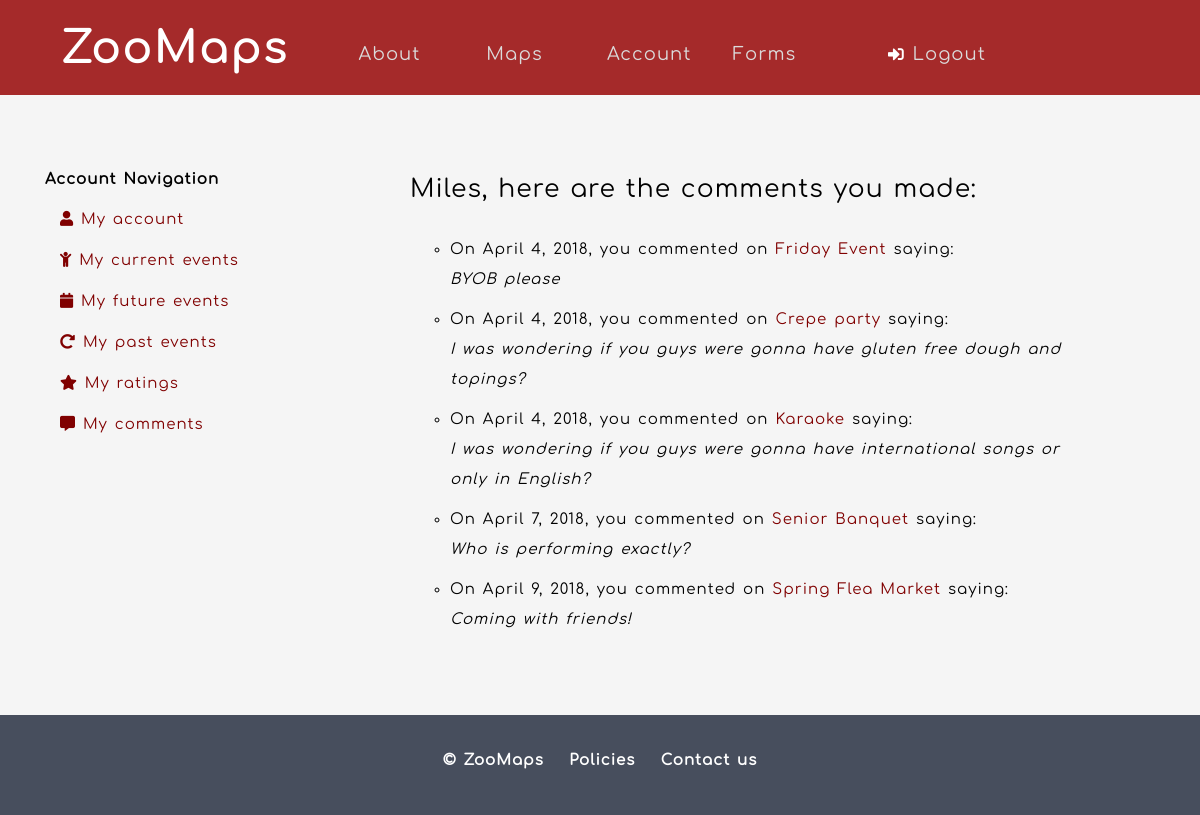
/ZooMaps/account/messages (signed in), run on the app's committed database.
### ZooMaps/models.py (models this page shows, shortened)
class MessageEvent(models.Model):
    username = models.ForeignKey(User, on_delete=models.SET_NULL, null=True)
    event = models.ForeignKey(Event, on_delete=models.SET_NULL, null=True)
    comment = models.TextField(max_length=1000, help_text='Enter a brief message for the otehr users interested in the event')
    date = models.DateTimeField(blank=False, null=False,default = datetime.now)

class Event(models.Model):
    name = models.CharField(max_length=20, help_text="Enter the name of the Event")
    startDate = models.DateTimeField(blank=True, null=True)
    endDate = models.DateTimeField(null=True, blank=True)
    description = models.TextField(max_length=1000, help_text='Enter a brief description of the Event')
    emoji= models.CharField(max_length=20, help_text="Enter the emojis of the Event");
    latitude = models.FloatField();
    longitude = models.FloatField();
    tags = models.ManyToManyField(Tag, help_text='Select your favorite tags for the Event')
    attendees = models.ManyToManyField(User, help_text='Users going to your Event')
    class Meta:
    	ordering = ['startDate']
    def get_absolute_url(self):
        return reverse('event-detail', args=[str(self.id)])

### ZooMaps/views.py (the view)
# urls.py: path('account/messages', views.MessageListView.as_view(), name='messages'),
class MessageListView(LoginRequiredMixin, generic.ListView):
    model = User
    template_name = 'ZooMaps/myMessages.html'
    def get_context_data(self, **kwargs):
    	context = super().get_context_data(**kwargs)
    	context['user'] = self.request.user
    	context['message_list'] = MessageEvent.objects.filter(username=self.request.user)
    	return context

### ZooMaps/templates/ZooMaps/myMessages.html
{% extends "base_generic.html" %}
{% block leftbar %}
  {% if user.is_authenticated %}
  <div class="col-md-3">
    <p style="font-weight: bold; font-size: 15px;">Account Navigation</p>
    <p class="logged"><a href="{% url 'account' %}"><i class="fas fa-user"></i>&nbsp;My account</a></p>
    <p class="logged"><a href="{% url 'my-current-events' %}"><i class="fas fa-child"></i>&nbsp;My current events</a></p>
    <p class="logged"><a href="{% url 'my-future-events' %}"><i class="fas fa-calendar"></i>&nbsp;My future events</a></p>
    <p class="logged"><a href="{% url 'my-past-events' %}"><i class="fas fa-redo-alt"></i>&nbsp;My past events</a></p>
    <p class="logged"><a href="{% url 'ratings' %}"><i class="fas fa-star"></i>&nbsp;My ratings</a></p>
    <p class="logged"><a href="{% url 'messages' %}"><i class="fas fa-comment-alt"></i>&nbsp;My comments</a></p>
  </div>
  {% endif %}
{% endblock %}
{% block main %}
<div class="col-md-8 main display">
    				<p>
    				<ul>
      				  {% if user.is_authenticated %}
      					<div><p class="info"> {{ user.first_name }}, here are the comments you made: </p></div>
      					<ul>
  							{% for message in message_list %}
  								<li>On {{ message.date.date }}, you commented on <a href="{{ message.event.get_absolute_url }}">{{ message.event.name }}</a> saying:
  								<p><i>{{ message.comment }}</i></p></li>
  							{% endfor %}
  						</ul>
                	 {% else %}
                		<p>You must be logged in to view this page.</p>
      				 {% endif %}
    				</ul>
    				</p>
  		</div>
{% endblock %}

### ZooMaps/static/ZooMaps/css/styles.css (style rules this page uses)
html { position: relative; min-height: 100%; }
body { font-family:"comfortaaregular"; background-color: #f5f5f5; color: #ffffff; font-size: 10px; line-height: 30px; letter-spacing: 1px; word-spacing: 1.5px; margin: 0 0 100px; }
a { color: #800000; }
.main { font-size: 20px; margin-left:40px; }
.logged { padding-left: 15px; padding-right: 15px; }
.logged a { font-size: 15px; }
.display { font-size: 15px; }
.info { font-size: 25px; margin-bottom:30px; }

### data on the page
MessageEvent: date "April 4, 2018", event.name "Friday Event", comment "BYOB please"
MessageEvent: date "April 4, 2018", event.name "Crepe party", comment "I was wondering if you guys were gonna have gluten free dough and topings?"
MessageEvent: date "April 4, 2018", event.name "Karaoke", comment "I was wondering if you guys were gonna have international songs or only in English?"
MessageEvent: date "April 7, 2018", event.name "Senior Banquet", comment "Who is performing exactly?"
MessageEvent: date "April 9, 2018", event.name "Spring Flea Market", comment "Coming with friends!"

### other printed values
{{ user.first_name }} "Miles"
